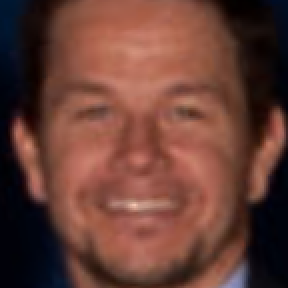
#> input picture src/FaceExtracter/faces/chip_0.png, 144 x 144 px, given as the content of the folder ../data/faces_dir, which was not available (shown 2 times larger)
$ python network1_test.py
#> lines starting #> are read from the running program, lines starting #| are printed output that depends on the picture; pictures that were not available may be replaced by others from this repository, and a replacement may not be noted
### src/input/data_loader.py
# -*- coding: utf-8 -*-
import os
import random
import cv2
import numpy as np

person_num = 0

def load_img_from_dir(dir_path, label, img_width):
	"""从目录中加载人脸图片和标签
	   对图片进行左右翻转，生成新的训练数据
	   返回[图片，标签]
	   其中图片为二维数组，标签为one-hot向量

	Arguments:
		dir_path {string} -- 人脸文件夹路径

	Returns:
		list([图片, 标签])，其中图片为二维数组，标签为one-hot向量
	"""
	ret = []
	face_names = os.listdir(dir_path)
	for face_name in face_names:
		img = cv2.imread(dir_path+'/'+face_name)
		try:
			img = cv2.cvtColor(img, cv2.COLOR_BGR2GRAY)
			img = cv2.resize(img, (img_width, img_width))
			ret.append([img, label])
			# img = cv2.flip(img, 1)
			# ret.append([img, label])
		except:
			os.remove(dir_path+'/'+face_name)
	return ret


def encode_data(data):
	"""将图像数据和标签进行编码

	将图像数据压缩到一维，标签附加到图像数据后面

	Arguments:
		data {list(图像，标签)} -- [图像为二维数组，标签为一维数组]

	Returns:
		编码后的数据，为一个大的列表，列表中每一项均为图像和其标签数据
	"""
	code = []
	for img, label in data:
		code_per_img = []
		for row in img.tolist():
			code_per_img.extend(row)
		code_per_img = [[(pixel * 2)/float(255) - 1 for pixel in code_per_img]]
		# code_per_img = [[(pixel)/float(255) for pixel in code_per_img]]
		code_per_img.append(label)
		code.append(code_per_img)
	# print code
	return code

def load(dir_path='../data/faces', img_width=64,
	training_ratio=0.6, validation_ratio=0.1, testing_ratio=0.3):

	global person_num
	person_names = os.listdir(dir_path)
	person_num = person_names.__len__()

	label = [0.0 for i in range(0, person_num)]
	label[0] = 1.0

	training_data, validation_data, testing_data = [], [], []
	training_label, validation_label, testing_label = [], [], []

	left, right = training_ratio, training_ratio + validation_ratio
	for person_name in person_names:
		person_data = load_img_from_dir(dir_path+'/'+person_name, label, img_width)
		person_data = encode_data(person_data)
		# [4 lines of commented-out code are left out]
		random.shuffle(person_data)
		data_num = person_data.__len__()
		# print int(data_num*left)
		training_data.extend([data[0] for data in
			person_data[0:int(data_num*left)]])
		# print training_data[0].__len__()
		validation_data.extend([data[0] for data in
			person_data[int(data_num*left):int(data_num*right)]])
		testing_data.extend([data[0] for data in
			person_data[int(data_num*right):data_num]])
		training_label.extend([data[1] for data in
			person_data[0:int(data_num*left)]])
		validation_label.extend([data[1] for data in
			person_data[int(data_num*left):int(data_num*right)]])
		testing_label.extend([data[1] for data in
			person_data[int(data_num*right):data_num]])
		# print training_data

		label = [label[i-1] for i in range(0, person_num)]
	# [6 lines of commented-out code are left out]

	return [[np.array(training_data), np.array(training_label)],
	[np.array(validation_data), np.array(validation_label)],
	[np.array(testing_data), np.array(testing_label)]], person_num

# [8 lines that do not run on import are left out]

### src/input_data.py
# -*- coding: utf-8 -*-
# from data_loader import *

import numpy as np

from input import data_loader, train, validate, test
from logger import Logger


# [34 lines left out: functions wightening_train, wightening_validate, not called in this run]


def read_data_sets(path='../data/faces_dir', is_whitening=False, img_width=64, training_ratio=0.7,
                   validation_ratio=0.2, testing_ratio=0.1):
    data, num = data_loader.load(path, img_width, training_ratio,
                                 validation_ratio, testing_ratio)
#> in load_img_from_dir, img is the input picture: shape (144, 144, 3); mean B, G, R 53.9, 63.2, 104.5
#> in load_img_from_dir, `img = cv2.cvtColor(img, cv2.COLOR_BGR2GRAY)`:
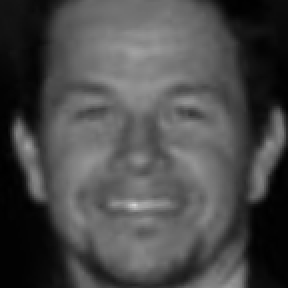
#> img: shape (144, 144) (shown 2 times larger); min 0, max 210, mean 74.5
#> in load_img_from_dir, `img = cv2.resize(img, (img_width, img_width))`:
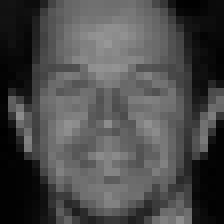
#> img: shape (28, 28) (shown 8 times larger); min 0, max 151, mean 74.3
#> in load, `person_data = load_img_from_dir(dir_path+'/'+person_name, label, img_w..`: person_data = 1 item
#> the loop in encode_data, `for img, label in data:` made 1 pass
#> label on pass 1: [1]
#> in load, `data_num = person_data.__len__()`: data_num = 1
#> data = 3 items; num = 1
    if is_whitening:
        data[0][0], S, U = wightening_train(data[0][0])
        data[1][0] = wightening_validate(data[1][0], S, U)
        data[2][0] = wightening_validate(data[2][0], S, U)
    logger = Logger()
    logger.info('data set read completed')
    [train.data, train.label] = data[0]
    [validate.data, validate.label] = data[1]
    [test.data, test.label] = data[2]
    logger.info('train set, validate set, test set allocated completed')
    return data, num


def get_train_data():
    return [np.array(train.data), np.array(train.label)]


def get_validate_data():
    return [np.array(validate.data), np.array(validate.label)]


def get_test_data():
    return [np.array(test.data), np.array(test.label)]


# [18 lines that do not run on import are left out]
# [4 lines of commented-out code are left out]

### src/network.py
"""
network.py
~~~~~~~~~~

A module to implement the stochastic gradient descent learning
algorithm for a feedforward neural network.  Gradients are calculated
using backpropagation.  Note that I have focused on making the code
simple, easily readable, and easily modifiable.  It is not optimized,
and omits many desirable features.
"""

#### Libraries
# Standard library
import random

# Third-party libraries
import numpy as np

class Network(object):

    def __init__(self, sizes):
        """The list ``sizes`` contains the number of neurons in the
        respective layers of the network.  For example, if the list
        was [2, 3, 1] then it would be a three-layer network, with the
        first layer containing 2 neurons, the second layer 3 neurons,
        and the third layer 1 neuron.  The biases and weights for the
        network are initialized randomly, using a Gaussian
        distribution with mean 0, and variance 1.  Note that the first
        layer is assumed to be an input layer, and by convention we
        won't set any biases for those neurons, since biases are only
        ever used in computing the outputs from later layers."""
        self.num_layers = len(sizes)
        self.sizes = sizes
        self.biases = [np.random.randn(y, 1) for y in sizes[1:]]
        self.weights = [np.random.randn(y, x)
                        for x, y in zip(sizes[:-1], sizes[1:])]

    def feedforward(self, a):
        """Return the output of the network if ``a`` is input."""
        for b, w in zip(self.biases, self.weights):
            a = sigmoid(np.dot(w, a)+b)
        return a

    def SGD(self, training_data, training_label, epochs, mini_batch_size, eta,
            test_data=None, test_label=None):
        """Train the neural network using mini-batch stochastic
        gradient descent.  The ``training_data`` is a list of tuples
        ``(x, y)`` representing the training inputs and the desired
        outputs.  The other non-optional parameters are
        self-explanatory.  If ``test_data`` is provided then the
        network will be evaluated against the test data after each
        epoch, and partial progress printed out.  This is useful for
        tracking progress, but slows things down substantially."""
        n_test = len(test_data)
        n = len(training_data)
        training_data = [[[d] for d in data] for data in training_data]
        training_data = np.array(training_data)
        training_label = [[[l] for l in label] for label in training_label]
        training_label = np.array(training_label)
        test_data = [[[d] for d in data] for data in test_data]
        test_data = np.array(test_data)
        test_label = [[[l for l in label] for label in test_label]]
        test_label = np.array(test_label)
        # print training_label
        for j in range(epochs):
            # random.shuffle(training_data)
            mini_batches = [
                training_data[k:k+mini_batch_size]
                for k in range(0, n, mini_batch_size)]
            mini_batch_labels = [
                training_label[k:k+mini_batch_size]
                for k in range(0, n, mini_batch_size)]
            for (mini_batch, mini_batch_label) in zip(mini_batches, mini_batch_labels):
                self.update_mini_batch(mini_batch, mini_batch_label, eta)
            # if test_data:
            print("Epoch {0}: {1} / {2}".format(
                    j, self.evaluate(test_data, test_label), n_test))
            # else:
            #    print "Epoch {0} complete".format(j)


    # [52 lines left out: functions update_mini_batch, backprop, not called in this run]

    def evaluate(self, test_data, test_label):
        """Return the number of test inputs for which the neural
        network outputs the correct result. Note that the neural
        network's output is assumed to be the index of whichever
        neuron in the final layer has the highest activation."""
        test_results = [(np.argmax(self.feedforward(x)), np.argmax(y))
                        for (x, y) in zip(test_data, test_label)]
        print(test_results)
        return sum(int(x == y) for (x, y) in test_results)

    # [6 lines left out: function cost_derivative, not called in this run]

#### Miscellaneous functions
def sigmoid(z):
    """The sigmoid function."""
    return 1.0/(1.0+np.exp(-z))

def sigmoid_prime(z):
    """Derivative of the sigmoid function."""
    return sigmoid(z)*(1-sigmoid(z))

### src/logger.py
# -*- coding: utf-8 -*-
import logging

class Logger:
	def __init__(self, file='journal'):
		self.dir_path = '../logs'
		logging.basicConfig(
                   filename = self.dir_path + '/' + file + '.log',
                   filemode = 'a',
                   # stream = sys.stdout,
                   format = '%(asctime)s [%(levelname)s] %(message)s',
                   datefmt = '%m/%d/%Y %I:%M:%S',
                   level = logging.DEBUG
                   )
		self.root_logger = logging.getLogger(file)
		self.root_logger.info('\n\n\n')
		# self.info('文件关联成功')

	def info(self, str):
		self.root_logger.info(str)

	def debug(self, str):
		self.root_logger.debug(str)

	def error(self, str):
		self.root_logger.error(str)


# [5 lines that do not run on import are left out]

### src/network1_test.py
# -*- coding: utf-8 -*-
# network1_test.py
# import mnist_loader
# training_data, validation_data, test_data = mnist_loader.load_data_wrapper()


import input_data
import network
import numpy as np


if __name__ == '__main__':
	# face_num, face_name_list, face_train_data_array = extract_face_train(
	# 	xml_path, img_path_train, img_width)
	data, num = input_data.read_data_sets(img_width=28)
#> data = 3 items; num = 1
	# [5 lines of commented-out code are left out]
	net = network.Network([28*28, 100, num])
	net.SGD(data[0][0], data[0][1], 300, 10, 0.3, data[2][0], data[2][1])
#> in SGD, `n = len(training_data)`: n = 0
#> in SGD, `training_data = [[[d] for d in data] for data in training_data]`: training_data = []
#> in SGD, `training_data = np.array(training_data)`: training_data = empty array
#> in SGD, `training_label = [[[l] for l in label] for label in training_label]`: training_label = []
#> in SGD, `training_label = np.array(training_label)`: training_label = empty array
#> in SGD, `test_data = [[[d] for d in data] for data in test_data]`: test_data = 1 item
#> in SGD, `test_data = np.array(test_data)`: test_data = 784 values, max 0.184 at index 153, min -1 at index 448, mean -0.417
#> in SGD, `test_label = [[[l for l in label] for label in test_label]]`: test_label = [[[1]]]
#> in SGD, `test_label = np.array(test_label)`: test_label = [1]
#> the loop in SGD, `for j in range(epochs):` made 300 passes
#> (printed output is left out)

$ run again, on src/FaceExtracter/faces/chip_104.png
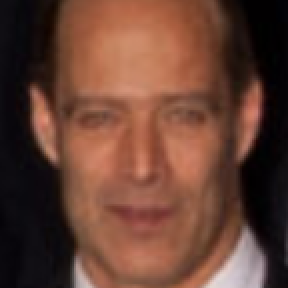
#> input picture src/FaceExtracter/faces/chip_104.png, 144 x 144 px, given as the content of the folder ../data/faces_dir, which was not available (shown 2 times larger)
#> in load_img_from_dir, img is the input picture: shape (144, 144, 3); mean B, G, R 51.8, 65.3, 103.2
#> in load_img_from_dir, `img = cv2.cvtColor(img, cv2.COLOR_BGR2GRAY)`:
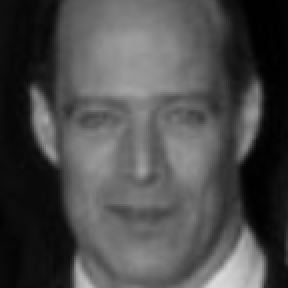
#> img: shape (144, 144) (shown 2 times larger); min 0, max 219, mean 75.1
#> in load_img_from_dir, `img = cv2.resize(img, (img_width, img_width))`:
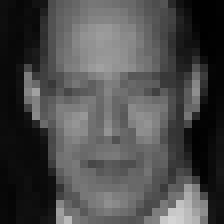
#> img: shape (28, 28) (shown 8 times larger); min 0, max 211, mean 74.9
#> person_data = 1 item
#> the loop in encode_data, `for img, label in data:` made 1 pass
#> label on pass 1: [1]
#> data_num = 1
#> in read_data_sets, `data, num = data_loader.load(path, img_width, training_ratio, validati..`: data = 3 items; num = 1
#> `data, num = input_data.read_data_sets(img_width=28)`: data = 3 items; num = 1
#> n = 0
#> in SGD, `training_data = [[[d] for d in data] for data in training_data]`: training_data = []
#> in SGD, `training_data = np.array(training_data)`: training_data = empty array
#> in SGD, `training_label = [[[l] for l in label] for label in training_label]`: training_label = []
#> in SGD, `training_label = np.array(training_label)`: training_label = empty array
#> in SGD, `test_data = [[[d] for d in data] for data in test_data]`: test_data = 1 item
#> in SGD, `test_data = np.array(test_data)`: test_data = 784 values, max 0.655 at index 777, min -1 at index 137, mean -0.412
#> in SGD, `test_label = [[[l for l in label] for label in test_label]]`: test_label = [[[1]]]
#> in SGD, `test_label = np.array(test_label)`: test_label = [1]
#> the loop in SGD, `for j in range(epochs):` made 300 passes
#| [(0, 0)]
#| Epoch 0: 1 / 1
#| [(0, 0)]
#| Epoch 1: 1 / 1
#| [(0, 0)]
#| Epoch 2: 1 / 1
#> (further printed lines are left out)

$ run again, on src/FaceExtracter/faces/chip_106.png
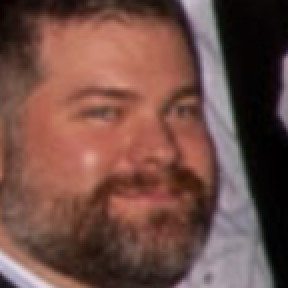
#> input picture src/FaceExtracter/faces/chip_106.png, 144 x 144 px, given as the content of the folder ../data/faces_dir, which was not available (shown 2 times larger)
#> in load_img_from_dir, img is the input picture: shape (144, 144, 3); mean B, G, R 69.5, 77.4, 112.8
#> in load_img_from_dir, `img = cv2.cvtColor(img, cv2.COLOR_BGR2GRAY)`:
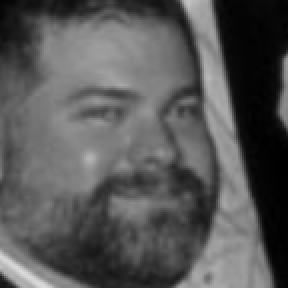
#> img: shape (144, 144) (shown 2 times larger); min 0, max 218, mean 87.1
#> in load_img_from_dir, `img = cv2.resize(img, (img_width, img_width))`:
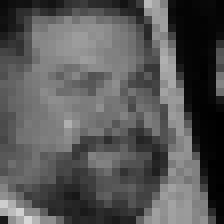
#> img: shape (28, 28) (shown 8 times larger); min 0, max 215, mean 86.9
#> person_data = 1 item
#> the loop in encode_data, `for img, label in data:` made 1 pass
#> label on pass 1: [1]
#> data_num = 1
#> in read_data_sets, `data, num = data_loader.load(path, img_width, training_ratio, validati..`: data = 3 items; num = 1
#> `data, num = input_data.read_data_sets(img_width=28)`: data = 3 items; num = 1
#> n = 0
#> in SGD, `training_data = [[[d] for d in data] for data in training_data]`: training_data = []
#> in SGD, `training_data = np.array(training_data)`: training_data = empty array
#> in SGD, `training_label = [[[l] for l in label] for label in training_label]`: training_label = []
#> in SGD, `training_label = np.array(training_label)`: training_label = empty array
#> in SGD, `test_data = [[[d] for d in data] for data in test_data]`: test_data = 1 item
#> in SGD, `test_data = np.array(test_data)`: test_data = 784 values, max 0.686 at index 759, min -1 at index 419, mean -0.318
#> in SGD, `test_label = [[[l for l in label] for label in test_label]]`: test_label = [[[1]]]
#> in SGD, `test_label = np.array(test_label)`: test_label = [1]
#> the loop in SGD, `for j in range(epochs):` made 300 passes
#| [(0, 0)]
#| Epoch 0: 1 / 1
#| [(0, 0)]
#| Epoch 1: 1 / 1
#| [(0, 0)]
#| Epoch 2: 1 / 1
#> (further printed lines are left out)
